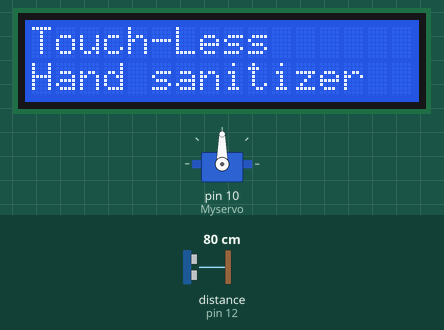
A sketch run on a simulated Arduino Uno, built with avr-gcc and run on an emulated ATmega328P. Parts: 16×2 character LCD, servo. Wiring (inferred from the names in the program): ultrasonic range finder: trigger pin 13; echo pin 12. The inputs (shaded band) are chosen by the test bench; at power-on: distance to the obstacle (sensor on pin 12) 80 cm. The echo pulse lasts 58.3 µs per cm; what the sketch prints to the serial monitor is not drawn.

Above: at 0.1 s.
At 2.2 s:
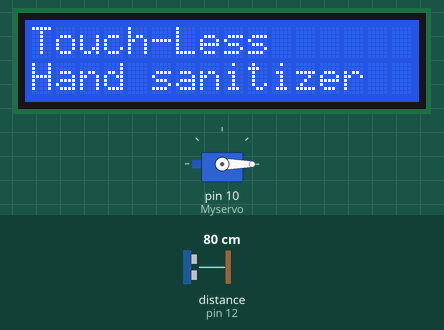
Timing chart, 0 to 3.7 s (numbered marks = the images above):
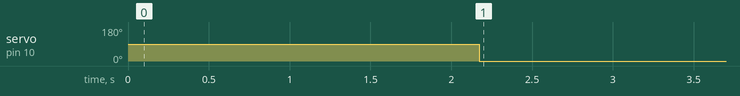

The sketch:

Touch_less_code.ino
```cpp
#include <Servo.h>
#include <LiquidCrystal.h>

const int trigPin = 13; // Trigger Pin of Ultrasonic Sensor
const int echoPin = 12; // Echo Pin of Ultrasonic Sensor

LiquidCrystal lcd(2, 3, 4, 5, 6, 7);   //LCD :  (rs, enable, d4, d5, d6, d7)
Servo Myservo;


void setup()
{
 lcd.begin(16,2);
Serial.begin(9600); // Starting Serial Terminal

Myservo.attach(10);  // Signal Pin of Servo

lcd.setCursor(0,0);
lcd.print("Touch-Less");

lcd.setCursor(0,1);
lcd.print("Hand sanitizer");


pinMode(trigPin, OUTPUT);
pinMode(echoPin, INPUT);
Serial.print("  Distance    ");


Serial.print("  Measurement  ");
delay(500);
delay(500);
Serial.print("Made By :");

Serial.print(" Mehrab Nabi Alamin");
delay(1000);

}

void loop()
{
  long duration, cm;
  pinMode(trigPin, OUTPUT);
  digitalWrite(trigPin, LOW);
  delayMicroseconds(2);
  digitalWrite(trigPin, HIGH);
  delayMicroseconds(10);
  digitalWrite(trigPin, LOW);

  pinMode(echoPin, INPUT);
  duration = pulseIn(echoPin, HIGH);
  cm = microsecondsToCentimeters(duration);


Serial.print("Distance:");
  Serial.print(cm);
  Serial.print("cm");
  delay(100);

    if(cm >= 30){
Myservo.write(0);
}
else {
Myservo.write(90);


}

  Serial.println();
delay(100);

}


long microsecondsToCentimeters(long microseconds)
{
   return microseconds / 29 / 2;
}
```

Measured:
- by itself, servo on pin 10 (Myservo): 90° → 0° at 2.2 s
